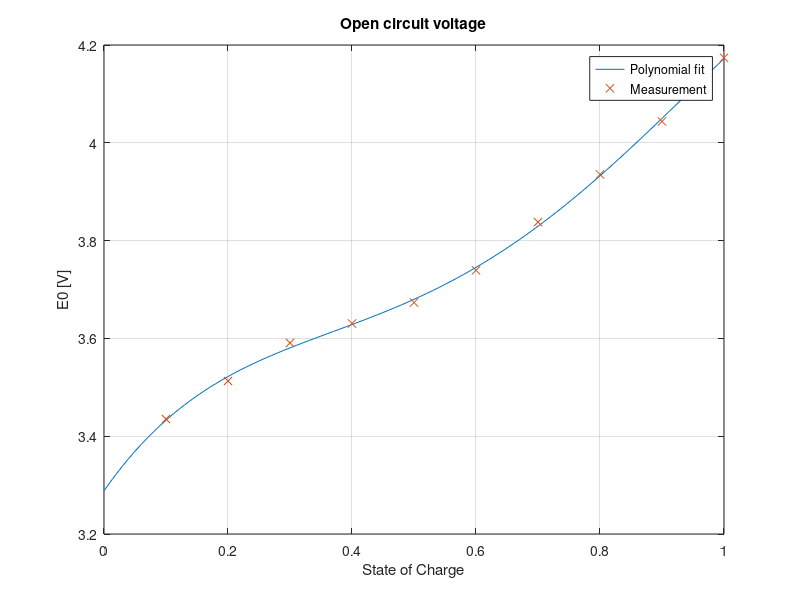
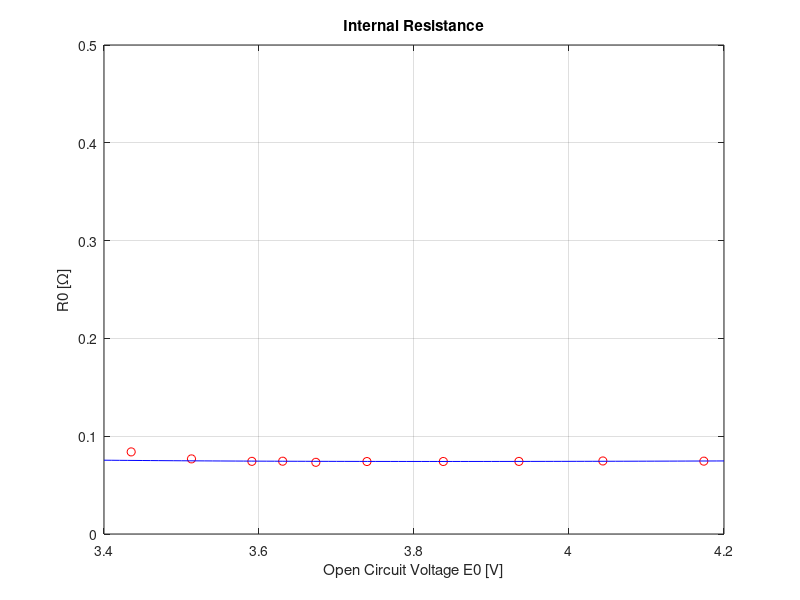
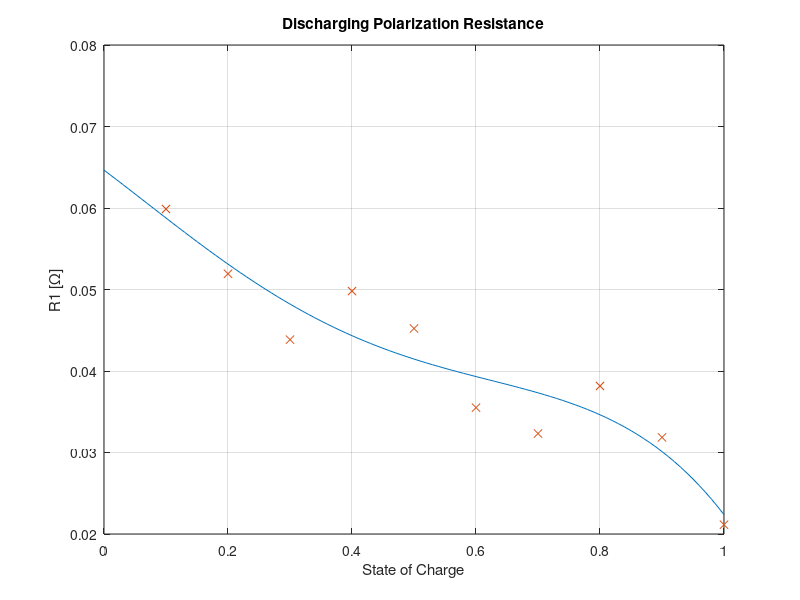

The MATLAB script that drew these images, in order:
%% E0

SoC = [1.0	0.9	0.8	0.7	0.6	0.5	0.4	0.3	0.2	0.1]';
E0 = [4.174	4.0437	3.93536	3.83785	3.73929	3.67334	3.63052	3.59078	3.51287	3.43506]';

%[p,S,mu] = polyfit(SoC,E0,4)
%[p,S,mu] = polyfit(SoC,E0,3)
%[p,S,mu] = polyfit(SoC,E0,2)

X = [ones(size(SoC)) SoC  (SoC).^2 (SoC).^3 (SoC).^4];
p2 = X\E0;


SoCd = [0.0:0.01:1];
%E0d=p(1)*SoCd.^4+p(2)*SoCd.^3+p(3)*SoCd.^2+p(4)*SoCd+p(5);
%E0d=p(1)*SoCd.^3+p(2)*SoCd.^2+p(3)*SoCd.^1+p(4);
%E0d=p(1)*SoCd.^2+p(2)*SoCd.^1+p(3);
E0d=p2(5)*SoCd.^4+p2(4)*SoCd.^3+p2(3)*SoCd.^2+p2(2)*SoCd+p2(1);

pt= [0 1.05 -2.11 2.45 2.8];
E0t=pt(1)*SoCd.^4+pt(2)*SoCd.^3+pt(3)*SoCd.^2+pt(4)*SoCd+pt(5);
%plot(SoCd,E0t)

figure()
set(gcf,'color','w');
plot(SoCd,E0d)
hold on, grid on
plot(SoC,E0,'x')
title('Open circuit voltage')
xlabel('State of Charge')
ylabel('E0 [V]')
legend('Polynomial fit','Measurement')
%plot(SoCd,E0t,'g')

%% R0
E0 = [4.174	4.0437	3.93536	3.83785	3.73929	3.67334	3.63052	3.59078	3.51287	3.43506]';
R0 = 0.65*[0.1146 0.114892 0.114196 0.114056 0.113996 0.112768 0.11452 0.114296 0.11816 0.12916]';

X = [ones(size(E0)) E0  (E0).^2 ];

r = X\R0;

E0d = (3.4:0.01:4.2)';
R0d = [ones(size(E0d))  E0d  (E0d).^2]*r;
rd=[0.0525 0.005 0.004 -2 3.6];
R0t = rd(1)+rd(2)*E0d+rd(3)*exp(rd(4)*(E0d-rd(5)));

figure()
set(gcf,'color','w');
%plot(E0d,R0d,'-',E0,R0,'o'), grid on, hold on
plot(E0,R0,'or'), grid on, hold on
%plot(SoC,R0,'or'), grid on, hold on
plot(E0d,R0t,'b')
%plot(SoCd,R0t,'b')
title('Internal Resistance')
xlabel('Open Circuit Voltage E0 [V]')
ylabel('R0 [Ω]')
xlim ([3.4 4.2])

%% R1
%clear all
SoC = [1.0	0.9	0.8	0.7	0.6	0.5	0.4	0.3	0.2	0.1]';
R1= [0.02114 0.031856 0.03816 0.032324 0.035504 0.045216 0.049808 0.043844 0.051928 0.059876]';

%[q,S,mu] = polyfit(SoC,R1,4)
X = [ones(size(SoC)) SoC  (SoC).^2 (SoC).^3 (SoC).^4];
q = X\R1;


SoCd = [0.0:0.01:1];
R1d=q(5)*SoCd.^4+q(4)*SoCd.^3+q(3)*SoCd.^2+q(2)*SoCd+q(1);

pt= [4.4 -10.39 8.47 -2.94 0.48];
E0t=pt(1)*SoCd.^4+pt(2)*SoCd.^3+pt(3)*SoCd.^2+pt(4)*SoCd+pt(5);
plot(SoCd,E0t)

figure()
set(gcf,'color','w');
plot(SoCd,R1d)
hold on
grid on
plot(SoC,R1,'x')
%plot(SoCd,E0t,'g')
title('Discharging Polarization Resistance')
xlabel('State of Charge')
ylabel('R1 [Ω]')

%% others
mean ([18.9	20.5	17.9	23.4	17.7])
mean ([4.7	3.8	3.2	3.5	3.3	3.6	3.7	4.1	2.7])